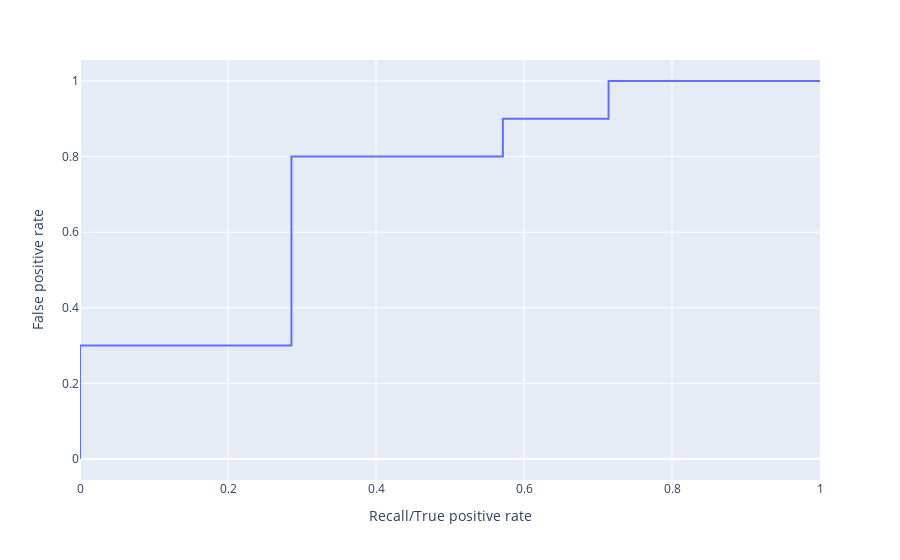

Notebook source saved alongside this figure:
### Markdown cell above
Make an ROC plot.

### Code cell
probs = lm.predict_proba(splits[1])
rocMetrics = metrics.roc_curve(splits[3],probs[:,1])
fig = px.line(x=rocMetrics[0],y=rocMetrics[1])

fig.update_xaxes(title_text="Recall/True positive rate")

fig.update_yaxes(title_text="False positive rate")

#<xml xmlns="https://developers.google.com/blockly/xml"><variables><variable id="M}t8Cm4jpy8CZc{YnXy3">probs</variable><variable id="`MlX9tv$x9^+8hq@.?!W">fig</variable><variable id="}#R~_f(;Z:ZnAFRy.{;t">lm</variable><variable id=",,t`1|+/`aO88;3vt8ZU">rocMetrics</variable><variable id=")}+w@N9iB/j=:+PLkMv8">metrics</variable><variable id="_ut$e0PL4OMi4o1MXTpw">splits</variable><variable id="+yh,Zg{hON]zy6D~.rH#">px</variable></variables><block type="variables_set" id="NHw$/HH988vNLbZgn)CM" x="94" y="230"><field name="VAR" id="M}t8Cm4jpy8CZc{YnXy3">probs</field><value name="VALUE"><block type="varDoMethod" id="N}3ds6:i%0MtTA:(2im4"><mutation items="1"></mutation><field name="VAR" id="}#R~_f(;Z:ZnAFRy.{;t">lm</field><field name="MEMBER">predict_proba</field><data>lm:predict_proba</data><value name="ADD0"><block type="lists_getIndex" id="@lpyN+:CEcPQ#Q:Svm|9"><mutation statement="false" at="true"></mutation><field name="MODE">GET</field><field name="WHERE">FROM_START</field><value name="VALUE"><block type="variables_get" id="ng))4fZyb@U1|eswo1}:"><field name="VAR" id="_ut$e0PL4OMi4o1MXTpw">splits</field></block></value><value name="AT"><block type="math_number" id="Lo)w=2LL|Tf-L/gkeTdT"><field name="NUM">2</field></block></value></block></value></block></value><next><block type="variables_set" id="{Vr0U7#CSHcH3$f7Rl=#"><field name="VAR" id=",,t`1|+/`aO88;3vt8ZU">rocMetrics</field><value name="VALUE"><block type="varDoMethod" id="+pRingA59-cS:SaGR]^n"><mutation items="2"></mutation><field name="VAR" id=")}+w@N9iB/j=:+PLkMv8">metrics</field><field name="MEMBER">roc_curve</field><data>metrics:roc_curve</data><value name="ADD0"><block type="lists_getIndex" id="Yv8tJGyfxa.|QTh-bL_Y"><mutation statement="false" at="true"></mutation><field name="MODE">GET</field><field name="WHERE">FROM_START</field><value name="VALUE"><block type="variables_get" id="~QyKj9E#G;~nY7J3uc$0"><field name="VAR" id="_ut$e0PL4OMi4o1MXTpw">splits</field></block></value><value name="AT"><block type="math_number" id="Rc{[92x!_;e1l+g1k^AB"><field name="NUM">4</field></block></value></block></value><value name="ADD1"><block type="dummyOutputCodeBlock" id="{L(J(W$PwP~9H]LUK*@]"><field name="CODE">probs[:,1]</field></block></value></block></value><next><block type="variables_set" id="W7h$qZ#)mw;q4W)C**!w"><field name="VAR" id="`MlX9tv$x9^+8hq@.?!W">fig</field><value name="VALUE"><block type="varDoMethod" id="d*+SSBe!w+*bArZa1U(l"><mutation items="2"></mutation><field name="VAR" id="+yh,Zg{hON]zy6D~.rH#">px</field><field name="MEMBER">line</field><data>px:line</data><value name="ADD0"><block type="dummyOutputCodeBlock" id="/Iun^UcDhcbGtutWOKyB"><field name="CODE">x=rocMetrics[0]</field></block></value><value name="ADD1"><block type="dummyOutputCodeBlock" id="v]1Ja$g*6M?LF+Z:pH*F"><field name="CODE">y=rocMetrics[1]</field></block></value></block></value></block></next></block></next></block><block type="varDoMethod" id="v~NlMMq%DCb3{5}5G@?t" x="101" y="470"><mutation items="1"></mutation><field name="VAR" id="`MlX9tv$x9^+8hq@.?!W">fig</field><field name="MEMBER">update_xaxes</field><data>fig:update_xaxes</data><value name="ADD0"><block type="dummyOutputCodeBlock" id="7C}@6O_#_O#ZulVd:PeB"><field name="CODE">title_text="Recall/True positive rate"</field></block></value></block><block type="varDoMethod" id="Y|Ib1~OM#=$;;ebWSDuL" x="129" y="525"><mutation items="1"></mutation><field name="VAR" id="`MlX9tv$x9^+8hq@.?!W">fig</field><field name="MEMBER">update_yaxes</field><data>fig:update_yaxes</data><value name="ADD0"><block type="dummyOutputCodeBlock" id="-6j{q$_3dO.%,Ur65dAq"><field name="CODE">title_text="False positive rate"</field></block></value></block></xml>

### Figure 1 — Plotly figure (JSON) as saved in the notebook; plotly's stock layout.template omitted (floating-point values rounded to 4 significant figures)
{"data": [{"hovertemplate": "x=%{x}<br>y=%{y}<extra></extra>", "legendgroup": "", "line": {"color": "#636efa", "dash": "solid"}, "marker": {"symbol": "circle"}, "mode": "lines", "name": "", "orientation": "v", "showlegend": false, "type": "scatter", "x": [0.0, 0.0, 0.0, 0.2857, 0.2857, 0.5714, 0.5714, 0.7143, 0.7143, 1.0], "xaxis": "x", "y": [0.0, 0.2, 0.3, 0.3, 0.8, 0.8, 0.9, 0.9, 1.0, 1.0], "yaxis": "y"}], "layout": {"legend": {"tracegroupgap": 0}, "margin": {"t": 60}, "xaxis": {"anchor": "y", "domain": [0, 1], "title": {"text": "Recall/True positive rate"}}, "yaxis": {"anchor": "x", "domain": [0, 1], "title": {"text": "False positive rate"}}}}
